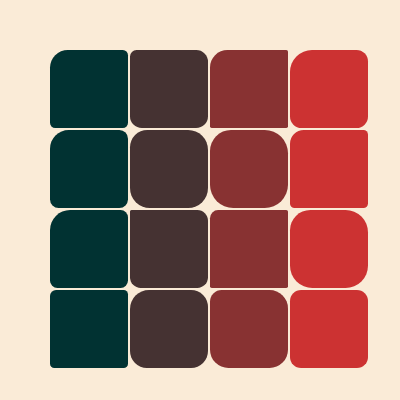
Frame 1 (no input)
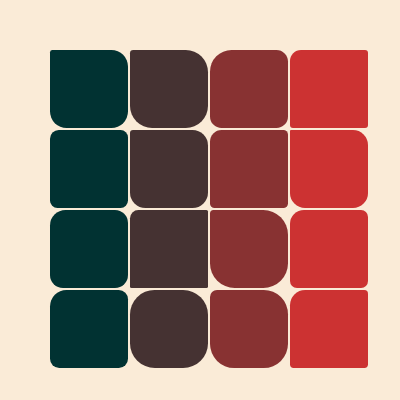
Frame 2 (the mouse pressed at the canvas centre, redrawn once)

The p5.js sketch that drew these frames (run headless with seeded random() and noise() and a simulated clock; the mouse was pressed at the canvas centre and the sketch redrawn once):

// p5.js sketch
// ── sketch.js
function setup() {
  createCanvas(400, 400);
  noLoop();
  angleMode(DEGREES);
}

function draw() {
  background("antiquewhite");
  
  frame = 50;
  spacingx = 80;
  spacingy = 80;
  rectwidth = spacingx - 2;
  rectheight = spacingy - 2;
  
  noStroke();
  
  for(x = frame; x < 400 - frame; x += spacingx) {
    for(y = frame; y < 400 - frame; y += spacingy) {
      
      fill(map(x, frame, 400 - frame, 1, 255), 50, 50);
      
      rect(x, y, rectwidth, rectheight, random(0, 25), random(0, 25));
    }
  }
}
